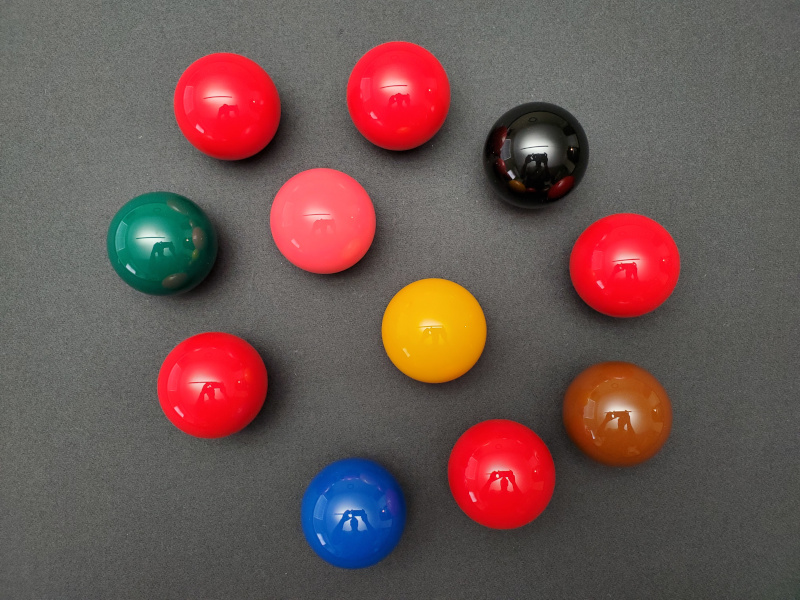
//> input picture resources/001/many-colours.jpg, 800 x 600 px
$ ./003_binary-threshold   (built with g++ and OpenCV 4)
//> lines starting //> are read from the running program, lines starting //| are printed output that depends on the picture; after the words box and inside, x2 and y2 are one past the last pixel; in counts of white or black regions, pixels touching at a corner belong together
#include <opencv2/highgui.hpp>
#include <opencv2/imgcodecs.hpp>
#include <opencv2/imgproc.hpp>

int main()
{
  cv::Mat colourImage = cv::imread("resources/001/many-colours.jpg");
//> colourImage is the input picture: 600 rows x 800 cols, CV_8UC3; mean B, G, R 82.5, 85.5, 108.9
  cv::imshow("Colour", colourImage);

  const auto thresholdedWindowName = "Thresholded";
  cv::namedWindow(thresholdedWindowName);

  int threshold = 0;
  cv::createTrackbar("Threshold", thresholdedWindowName, &threshold, 255);

  do
  {
    cv::Mat thresholdedImage;
    cv::cvtColor(colourImage, thresholdedImage, cv::ColorConversionCodes::COLOR_BGR2GRAY);
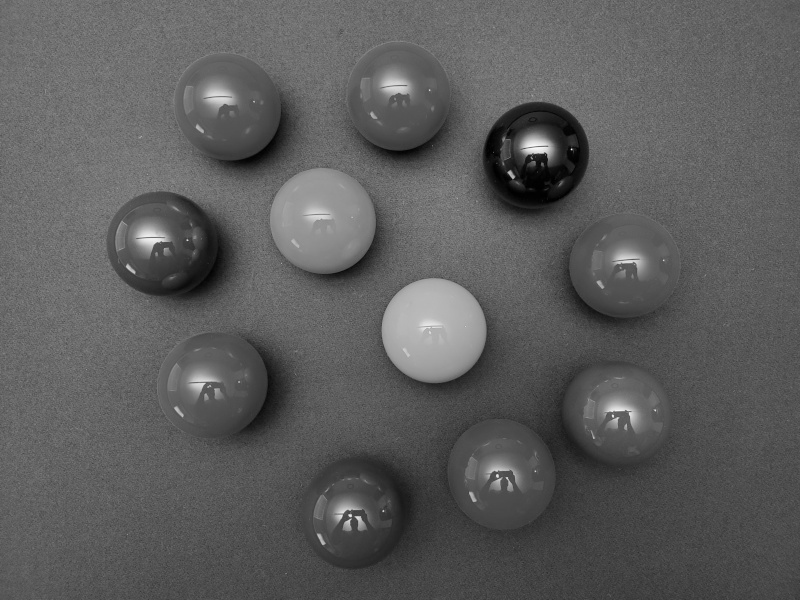
//> thresholdedImage: 600 rows x 800 cols, CV_8UC1; min 0, max 248, mean 92.2

    cv::threshold(thresholdedImage, thresholdedImage, threshold, 255, cv::ThresholdTypes::THRESH_BINARY);
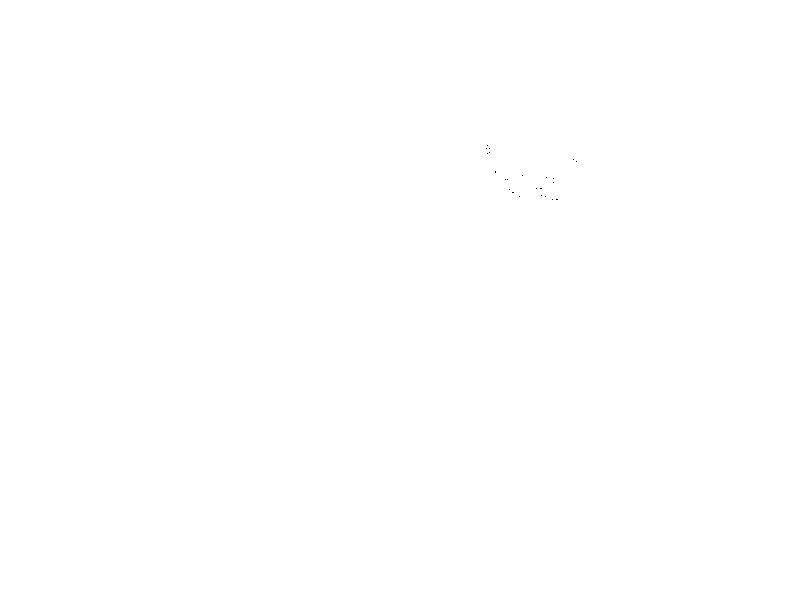
//> thresholdedImage: 600 rows x 800 cols, CV_8UC1; 100% white; black in thin lines or dots, all inside (x1, y1, x2, y2) = (486, 145, 577, 200)

    cv::imshow(thresholdedWindowName, thresholdedImage);
  } while (cv::waitKey(500) == -1);
}
